Frame 1 (no input): blank canvas, image omitted
Frame 60 (no input): blank canvas, image omitted
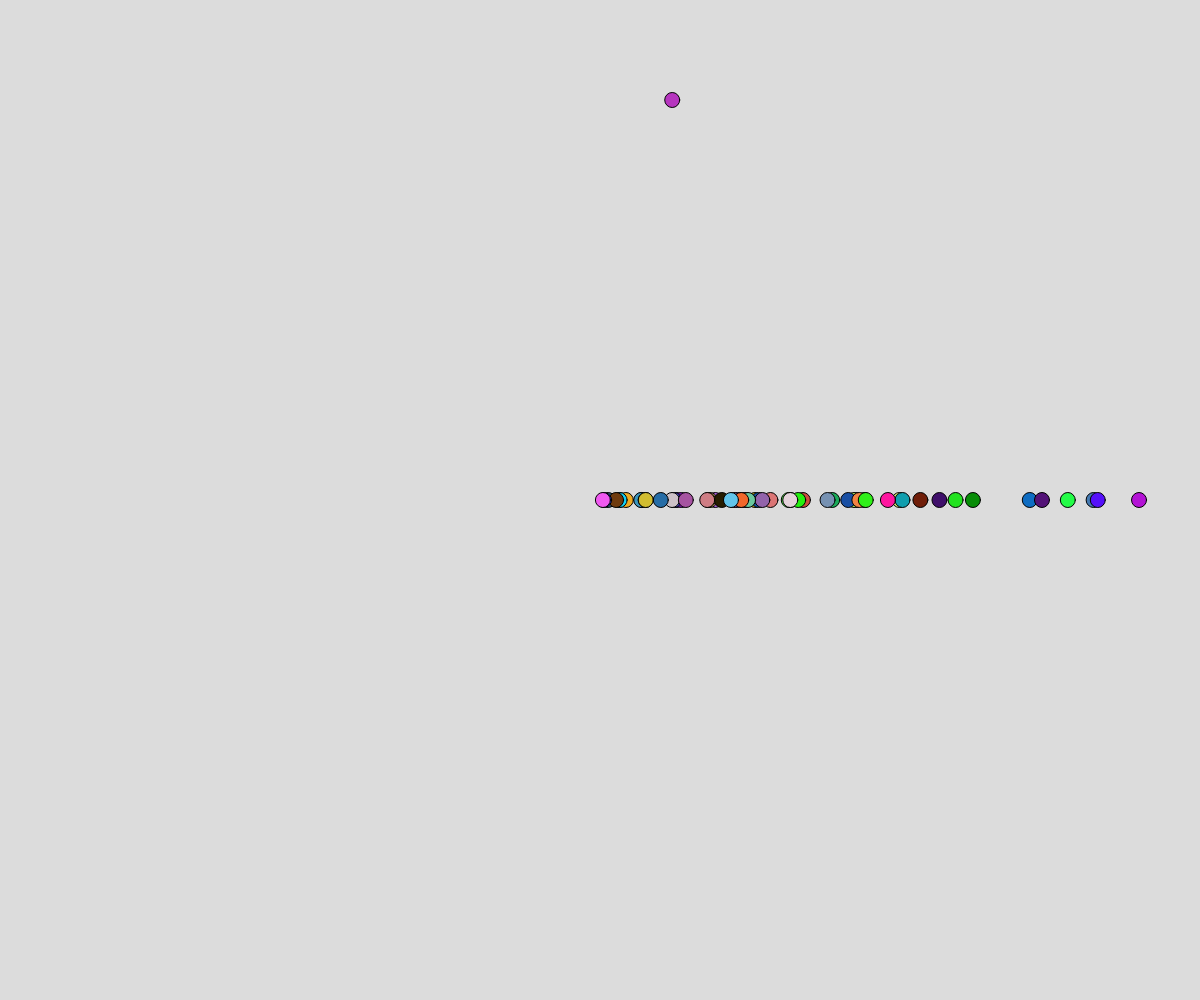
Frame 120 (the mouse pressed at the canvas centre since frame 60)

The p5.js sketch whose frames 1 and 60 were blank and that drew this single picture after the mouse press (run headless with seeded random() and noise() and a simulated clock; from frame 60 on, the mouse is pressed at the canvas centre):

// p5.js sketch
// ── sketch.js

// Objects Mini Demo
// Syed Saad Hussain
// October 10, 2025

// Globals ----- "simple data only"
let myBall;
let ballCollection = [];

function setup() {
  createCanvas(windowWidth, windowHeight);
  myBall = new Ball(100,100); 
}

function draw() {
  background(220);
  //process SINGLE Ball object
  myBall.move();
  myBall.display();

  //add new objects to Array
  if(mouseIsPressed){
    ballCollection.push(new Ball(mouseX, mouseY));
  }

  //process COLLECTION of objects
  for(let b of ballCollection){
    b.move();
    b.display();
  }

}

class Ball {
  //1. Constructor
  constructor(x, y){
    this.x = x;   this.y = y;
    this.c = color(random(255),random(255),random(255));
    this.size = 15;
    this.speed = random(2,10);
  }

  //2. Class Methods/Functions
  display(){
    fill(this.c);
    circle(this.x, this.y, this.size);
  }

  move(){
    //horizontal movement only
    this.x += this.speed;
    if(this.x > width) this.x = 0;
  }
}
